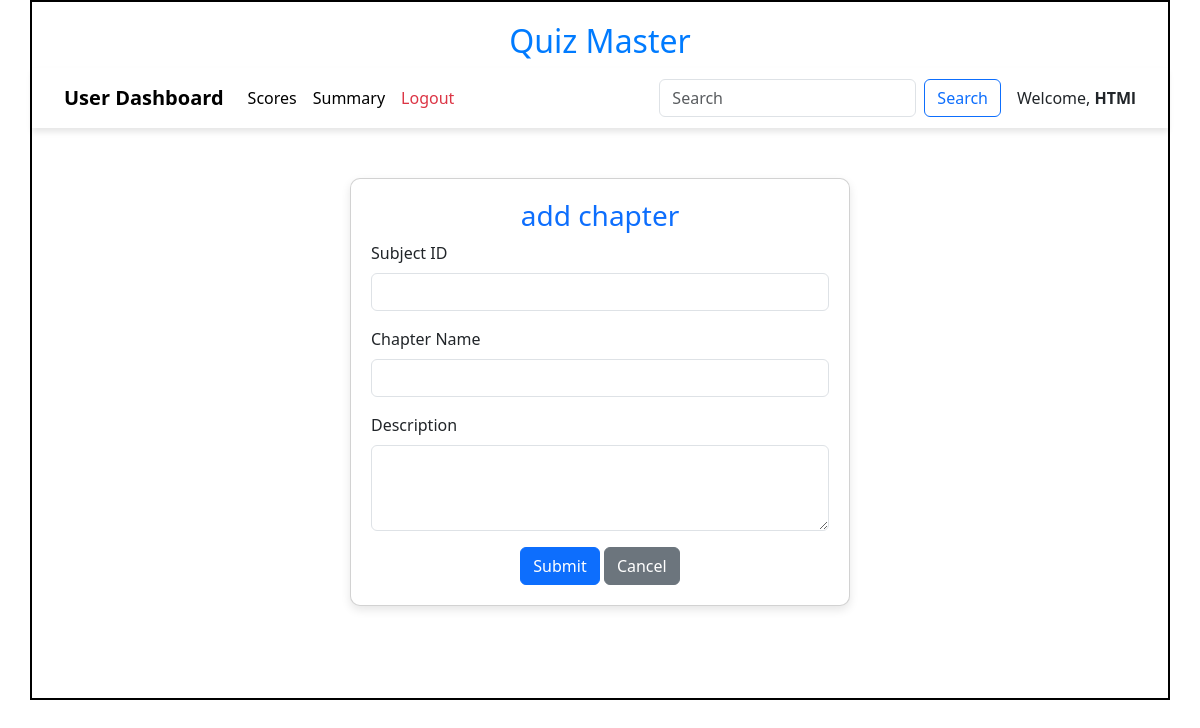
/add_chapter/1/HTMl, run on an earlier commit of the app's database.
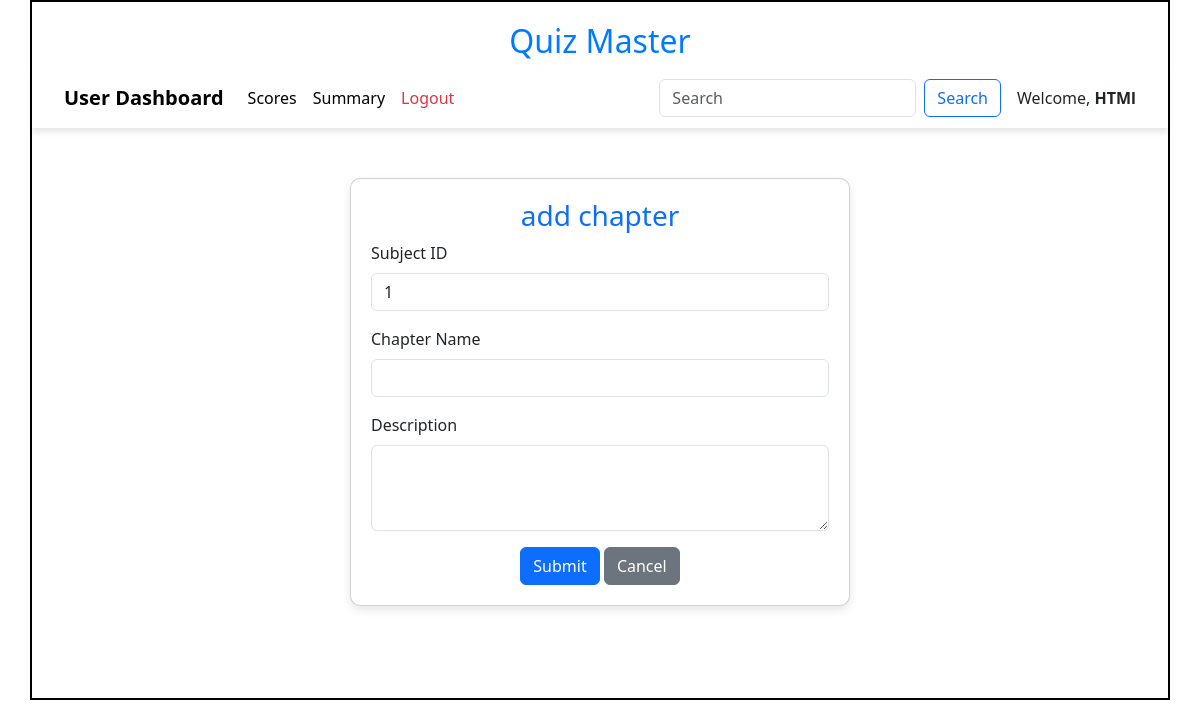
And on a later commit of the database.
### models/models.py (models this page shows)
class Subject(db.Model):
    id=db.Column(db.Integer,primary_key=True)
    name=db.Column(db.String,unique=True,nullable=False)
    description=db.Column(db.String)
    chapters = db.relationship("Chapter",cascade="all,delete",backref="subject",lazy=True)

### controllers/controller.py (the view, shortened to what this page needs)
@app.route('/add_chapter/<id>/<name>',methods=["GET","POST"])
def add_chapter(id,name):
    subject = get_subject(id=id)
    return render_template("add_chapter.html",subject=subject,name=name)

### controllers/controller.py (called while the page is built)
def  get_subject(id):
    subject = Subject.query.filter_by(id=id).first()
    return subject

### templates/add_chapter.html (shortened to what this page needs)
<!DOCTYPE html>
<html lang="en">
<head>
    <link href="https://cdn.jsdelivr.net/npm/bootstrap@5.3.3/dist/css/bootstrap.min.css" rel="stylesheet">
    <link rel="stylesheet" href="/static/css/style.css">
</head>
<body>
    <div id="container">
        <h1 id="heading">Quiz Master</h1>
        <nav class="navbar navbar-expand-lg navbar-light bg-white" style="box-shadow: 0px 4px 6px rgba(0, 0, 0, 0.1);
            padding: 10px 20px;">
            <div class="container-fluid">
                <a class="navbar-brand" href="#"><b>User Dashboard</b></a>
                <div class="collapse navbar-collapse" id="navbarNav">
                    <ul class="navbar-nav me-auto">
                        <li class="nav-item">
                            <a class="nav-link active" href="/user_scores/{{ name }}">Scores</a>
                        </li>
                        <li class="nav-item">
                            <a class="nav-link active" href="#">Summary</a>
                        </li>
                        <li class="nav-item">
                            <a class="nav-link text-danger" href="/login">Logout</a>
                        </li>
                    </ul>
                    <form class="d-flex" method="POST" action="/search/{{name}}">
                        <input class="form-control me-2" type="search" placeholder="Search" name="search_txt" id="search_txt">
                        <button class="btn btn-outline-primary" type="submit">Search</button>
                    </form>
                </div>
                <span class="ms-3">Welcome, <strong>{{name}}</strong></span>
            </div>
        </nav>
        <div id="add_chapter-panel" style="margin: auto;margin-top: 50px; width: 500px;">
            <div class="card">
                <h3 class="text-center text-primary">add chapter</h3>
                <form action="/add_chapter/{{subject.id}}/{{name}}" method="POST">
                    <div class="mb-3">
                        <label for="s_id" class="form-label">Subject ID</label>
                        <input type="number" class="form-control" id="s_id" name="s_id" value="{{subject.id}}" readonly>
                    </div>
                    <div class="mb-3">
                        <label for="name" class="form-label">Chapter Name</label>
                        <input type="text" class="form-control" id="name" name="name" required>
                    </div>
                    <div class="mb-3">
                        <label for="description" class="form-label">Description</label>
                        <textarea class="form-control" id="description" name="description" rows="3" ></textarea>
                    </div>
                    <div class="text-center">
                        <button type="submit" class="btn btn-primary">Submit</button>
                        <a href="/admin/{{name}}" class="btn btn-secondary">Cancel</a>
                    </div>
                </form>
            </div>
        </div>
    </div>
</body>
</html>

What changed in the data, as far as the page shows it:
added Subject: s_id "1"
